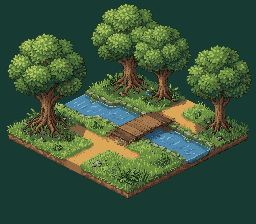
#> input picture examples/mossbend/art/scene-second.png, 256 x 224 px
$ python prepare-masks.py
#> lines starting #> are read from the running program, lines starting #| are printed output that depends on the picture; after the words box and inside, x2 and y2 are one past the last pixel; in counts of white or black regions, pixels touching at a corner belong together
"""Host-owned measured masks. No generated scenery is repainted by this script."""
from pathlib import Path
from PIL import Image, ImageDraw
import json
A=Path(__file__).parent/'art'
im=Image.open(A/'scene-second.png').convert('RGB')
#> im is the input picture: PIL image 256x224 RGB; mean R, G, B 58.8, 84.1, 58.3
mask=Image.new('RGB',im.size); d=ImageDraw.Draw(mask)
#> after `mask = Image.new('RGB', im.size)`: mask: PIL image 256x224 RGB; every value is 0
# Missing guide trees. Masks deliberately overlap foliage/ground in these areas;
# all pixels outside these author-selected regions are restored after editing.
d.polygon([(64,74),(87,72),(96,90),(89,106),(85,114),(71,116),(68,108),(59,92)],fill='white')
d.polygon([(119,133),(141,129),(157,143),(155,160),(145,168),(147,174),(137,178),(127,174),(127,164),(115,154)],fill='white')
mask.save(A/'missing-trees-mask.png')
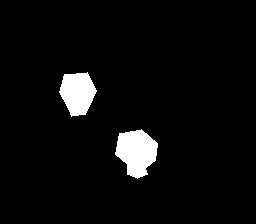
#> saved as missing-trees-mask.png: PIL image 256x224 RGB; 4.6% white; 2 white regions, box (x1, y1, x2, y2) and area: (115, 129, 158, 179) 1443, (59, 72, 97, 117) 1185
im.resize((768,672),Image.Resampling.NEAREST).save(A/'scene-second-inspection.png')
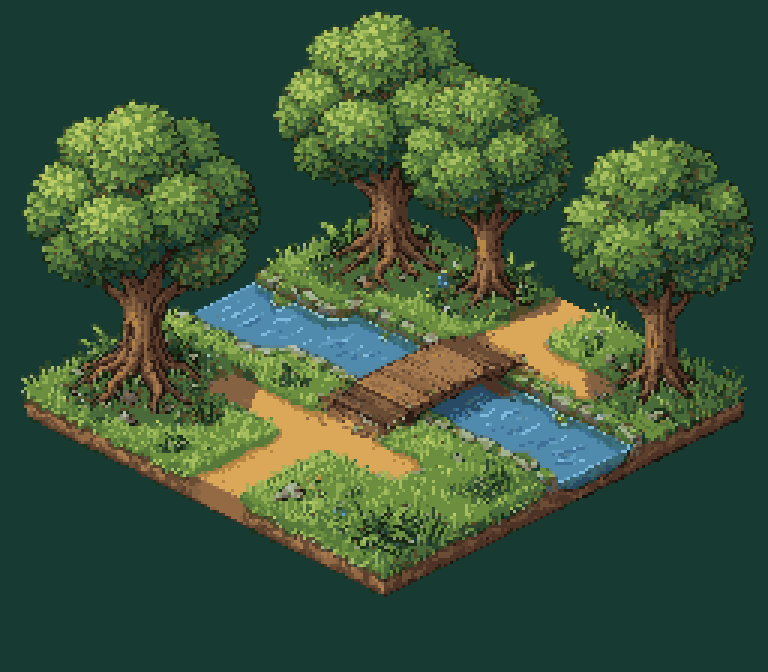
#> saved as scene-second-inspection.png: PIL image 768x672 RGB; mean R, G, B 58.8, 84.1, 58.3
print(json.dumps({'image':im.size,'mask':'missing-trees-mask.png'}))
#| {"image": [256, 224], "mask": "missing-trees-mask.png"}

$ run again, with examples/mossbend/art/ground-raw.png copied over examples/mossbend/art/scene-second.png
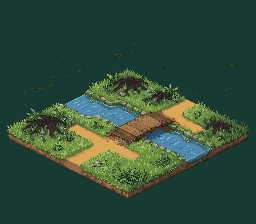
#> input picture examples/mossbend/art/ground-raw.png, 256 x 224 px
#> im is the input picture: PIL image 256x224 RGB; mean R, G, B 46.6, 75, 57.7
#> mask: PIL image 256x224 RGB; every value is 0
#> `im.resize((768,672),Image.Resampling.NEAREST).save(A/'scene-second-ins..`:
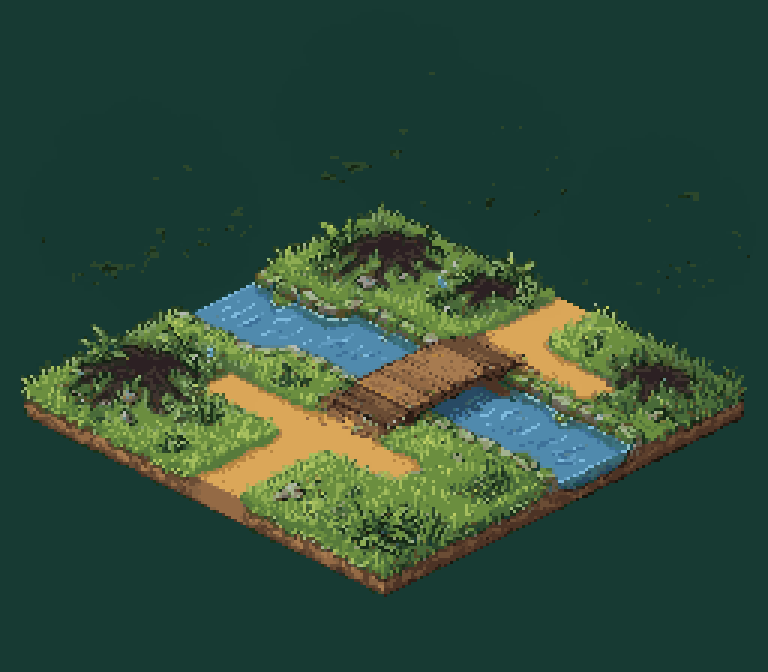
#> saved as scene-second-inspection.png: PIL image 768x672 RGB; mean R, G, B 46.6, 75, 57.7
#| {"image": [256, 224], "mask": "missing-trees-mask.png"}
